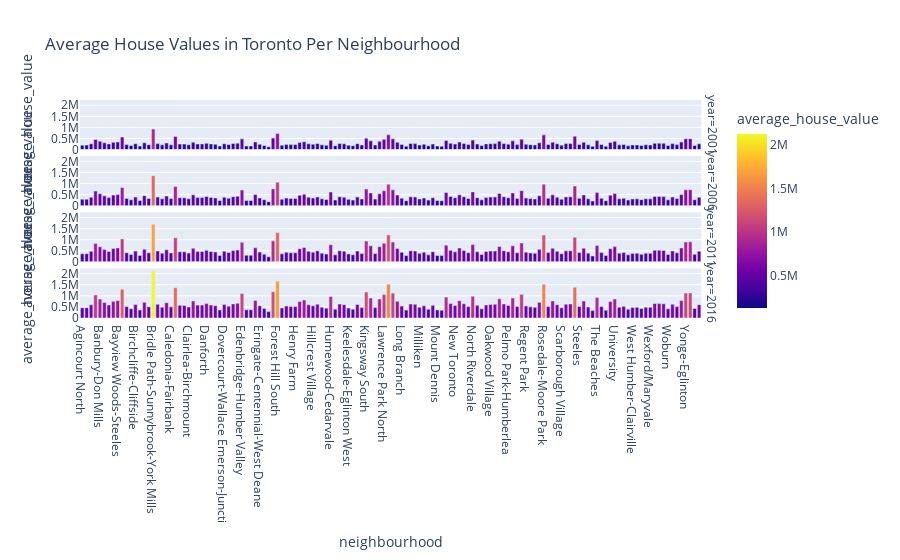

This figure's notebook cell:
### Markdown cell above
## Cost Analysis - Optional Challenge

In this section, you will use Plotly express to a couple of plots that investors can interactively filter and explore various factors related to the house value of the Toronto's neighbourhoods. 

### Create a bar chart row facet to plot the average house values for all Toronto's neighbourhoods per year

### Code cell
av_neighbourhood_val
bar_facet = px.bar(
    av_neighbourhood_val, 
    x = 'neighbourhood', 
    y = 'average_house_value', 
    color = 'average_house_value', 
    facet_row = 'year',
    title = 'Average House Values in Toronto Per Neighbourhood')
bar_facet.show()

### Figure 1 — Plotly figure (JSON) as saved in the notebook; plotly's stock layout.template omitted (floating-point values rounded to 4 significant figures; data arrays with more than 128 entries replaced by an {"elided": "..."} marker saying what was removed)
{"data": [{"alignmentgroup": "True", "hovertemplate": "year=2001<br>neighbourhood=%{x}<br>average_house_value=%{marker.color}<extra></extra>", "legendgroup": "", "marker": {"color": {"elided": "140 int values"}, "coloraxis": "coloraxis", "pattern": {"shape": ""}}, "name": "", "offsetgroup": "", "orientation": "v", "showlegend": false, "textposition": "auto", "type": "bar", "x": {"elided": "140 str values"}, "xaxis": "x4", "y": {"elided": "140 int values"}, "yaxis": "y4"}, {"alignmentgroup": "True", "hovertemplate": "year=2006<br>neighbourhood=%{x}<br>average_house_value=%{marker.color}<extra></extra>", "legendgroup": "", "marker": {"color": {"elided": "140 int values"}, "coloraxis": "coloraxis", "pattern": {"shape": ""}}, "name": "", "offsetgroup": "", "orientation": "v", "showlegend": false, "textposition": "auto", "type": "bar", "x": {"elided": "140 str values"}, "xaxis": "x3", "y": {"elided": "140 int values"}, "yaxis": "y3"}, {"alignmentgroup": "True", "hovertemplate": "year=2011<br>neighbourhood=%{x}<br>average_house_value=%{marker.color}<extra></extra>", "legendgroup": "", "marker": {"color": {"elided": "140 int values"}, "coloraxis": "coloraxis", "pattern": {"shape": ""}}, "name": "", "offsetgroup": "", "orientation": "v", "showlegend": false, "textposition": "auto", "type": "bar", "x": {"elided": "140 str values"}, "xaxis": "x2", "y": {"elided": "140 int values"}, "yaxis": "y2"}, {"alignmentgroup": "True", "hovertemplate": "year=2016<br>neighbourhood=%{x}<br>average_house_value=%{marker.color}<extra></extra>", "legendgroup": "", "marker": {"color": {"elided": "140 int values"}, "coloraxis": "coloraxis", "pattern": {"shape": ""}}, "name": "", "offsetgroup": "", "orientation": "v", "showlegend": false, "textposition": "auto", "type": "bar", "x": {"elided": "140 str values"}, "xaxis": "x", "y": {"elided": "140 int values"}, "yaxis": "y"}], "layout": {"annotations": [{"font": {}, "showarrow": false, "text": "year=2016", "textangle": 90, "x": 0.98, "xanchor": "left", "xref": "paper", "y": 0.1138, "yanchor": "middle", "yref": "paper"}, {"font": {}, "showarrow": false, "text": "year=2011", "textangle": 90, "x": 0.98, "xanchor": "left", "xref": "paper", "y": 0.3712, "yanchor": "middle", "yref": "paper"}, {"font": {}, "showarrow": false, "text": "year=2006", "textangle": 90, "x": 0.98, "xanchor": "left", "xref": "paper", "y": 0.6288, "yanchor": "middle", "yref": "paper"}, {"font": {}, "showarrow": false, "text": "year=2001", "textangle": 90, "x": 0.98, "xanchor": "left", "xref": "paper", "y": 0.8862, "yanchor": "middle", "yref": "paper"}], "autosize": true, "barmode": "relative", "coloraxis": {"colorbar": {"title": {"text": "average_house_value"}}, "colorscale": [[0, "#0d0887"], [0.1111, "#46039f"], [0.2222, "#7201a8"], [0.3333, "#9c179e"], [0.4444, "#bd3786"], [0.5556, "#d8576b"], [0.6667, "#ed7953"], [0.7778, "#fb9f3a"], [0.8889, "#fdca26"], [1, "#f0f921"]]}, "legend": {"tracegroupgap": 0}, "title": {"text": "Average House Values in Toronto Per Neighbourhood"}, "xaxis": {"anchor": "y", "autorange": true, "domain": [0, 0.98], "range": [-0.5, 139.5], "title": {"text": "neighbourhood"}, "type": "category"}, "xaxis2": {"anchor": "y2", "autorange": true, "domain": [0, 0.98], "matches": "x", "range": [-0.5, 139.5], "showticklabels": false, "type": "category"}, "xaxis3": {"anchor": "y3", "autorange": true, "domain": [0, 0.98], "matches": "x", "range": [-0.5, 139.5], "showticklabels": false, "type": "category"}, "xaxis4": {"anchor": "y4", "autorange": true, "domain": [0, 0.98], "matches": "x", "range": [-0.5, 139.5], "showticklabels": false, "type": "category"}, "yaxis": {"anchor": "x", "autorange": true, "domain": [0, 0.2275], "range": [0, 2236000.0], "title": {"text": "average_house_value"}, "type": "linear"}, "yaxis2": {"anchor": "x2", "autorange": true, "domain": [0.2575, 0.485], "matches": "y", "range": [0, 2236000.0], "title": {"text": "average_house_value"}, "type": "linear"}, "yaxis3": {"anchor": "x3", "autorange": true, "domain": [0.515, 0.7425], "matches": "y", "range": [0, 2236000.0], "title": {"text": "average_house_value"}, "type": "linear"}, "yaxis4": {"anchor": "x4", "autorange": true, "domain": [0.7725, 1], "matches": "y", "range": [0, 2236000.0], "title": {"text": "average_house_value"}, "type": "linear"}}}
